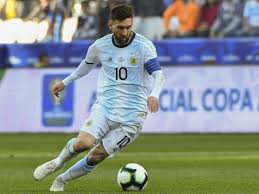
#> input picture messi.jpg, 259 x 194 px
$ python 'image operation copying and pasting.py'
#> lines starting #> are read from the running program, lines starting #| are printed output that depends on the picture
import numpy as np
import cv2

img=cv2.imread('messi.jpg')
#> img is the input picture: shape (194, 259, 3); mean B, G, R 141.6, 144, 135
img2=cv2.imread('123.jpg')
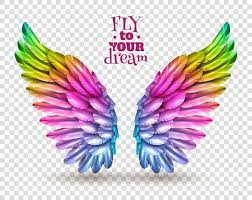
#> input picture 123.jpg, 252 x 200 px
#> img2 is the input picture: shape (200, 252, 3); mean B, G, R 203.3, 198.5, 212.7

print(img.shape)
#| (194, 259, 3)
print(img.size)
#| 150738
print(img.dtype)
#| uint8
b,g,r = cv2.split(img)
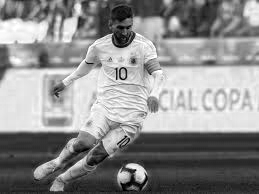
#> b: shape (194, 259); min 0, max 255, mean 141.6
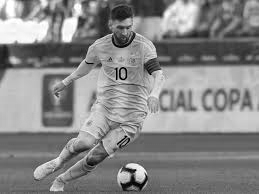
#> r: shape (194, 259); min 0, max 255, mean 135

img=cv2.merge((b,g,r))
cv2.imshow('',img)
cv2.waitKey(0)

img=cv2.resize(img,(512,512))
#> img: shape (512, 512, 3)
img2=cv2.resize(img2,(512,512))
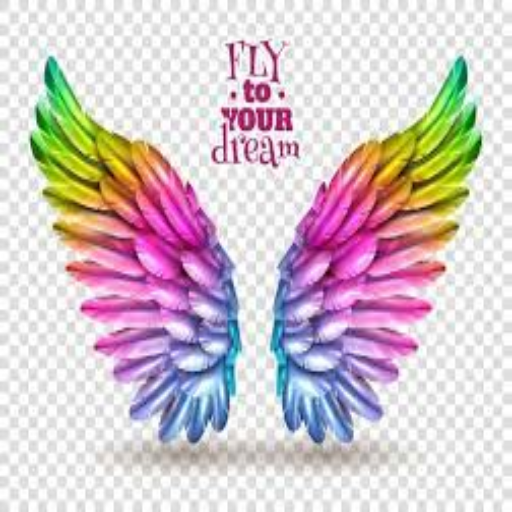
#> img2: shape (512, 512, 3); mean B, G, R 203.2, 198.4, 212.6


ball=img[410:510,430:530]
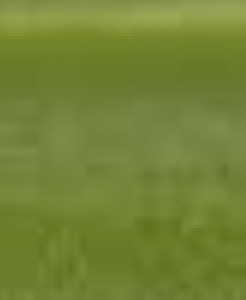
#> ball: shape (100, 82, 3) (shown 3 times larger); mean B, G, R 53.2, 131.2, 114.8
img[10:110,120:202] = ball
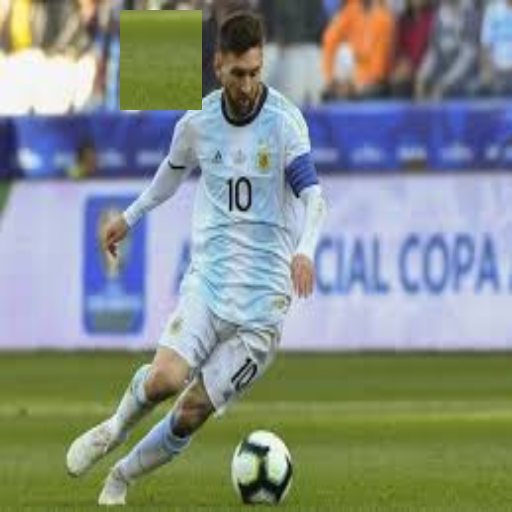
#> img: shape (512, 512, 3); mean B, G, R 138.9, 143.6, 134

dst = cv2.add(img,img2)
dst=cv2.addWeighted(img,.5,img2,.5,0)
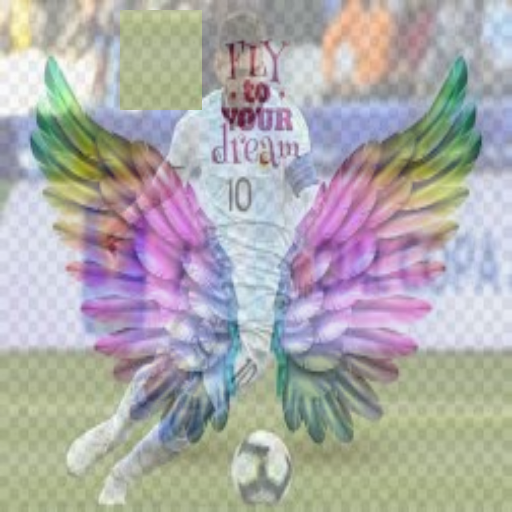
#> dst: shape (512, 512, 3); mean B, G, R 171, 171, 173.3
cv2.imshow('image',dst)
cv2.waitKey(0)
cv2.destroyAllWindows()
